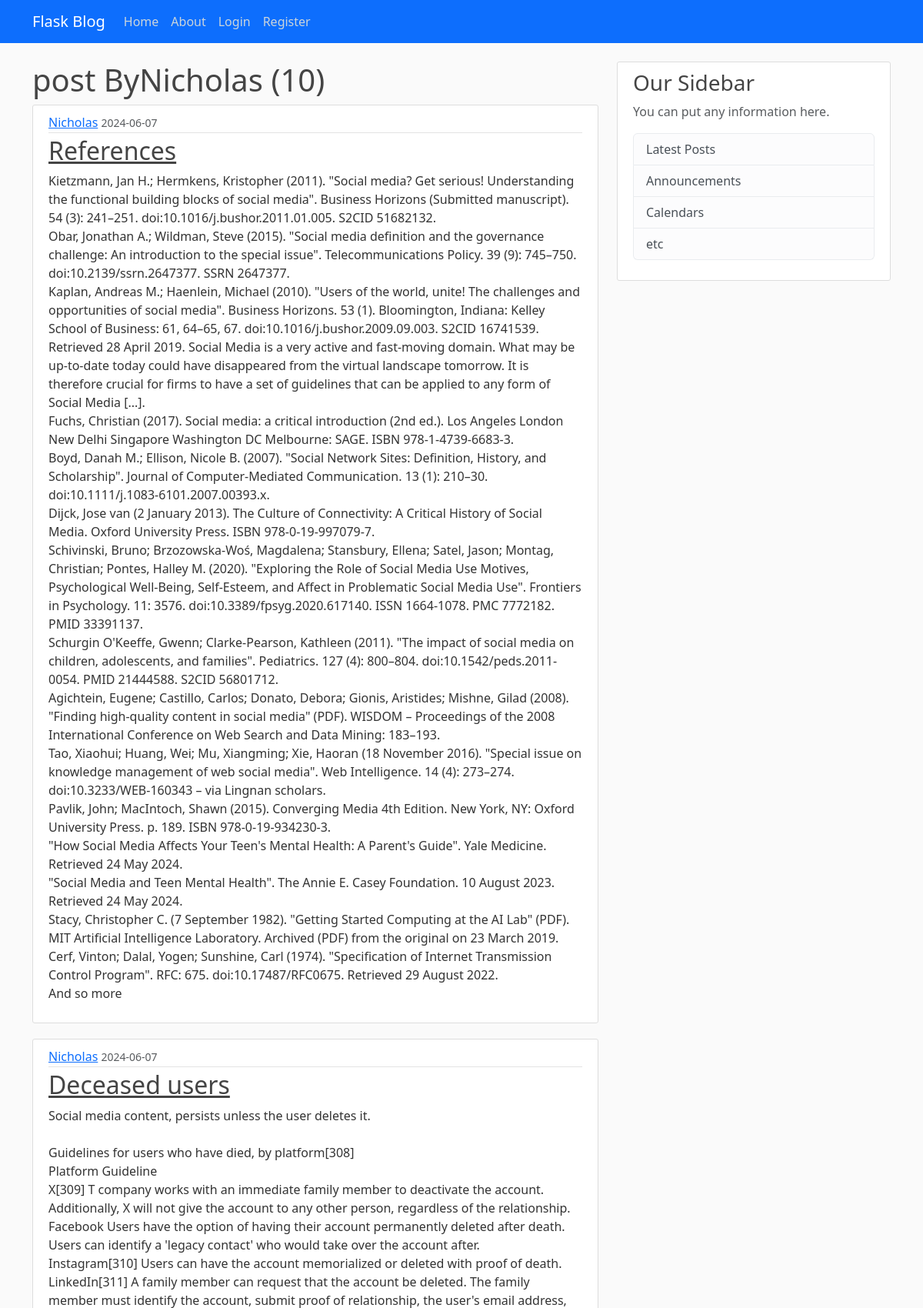
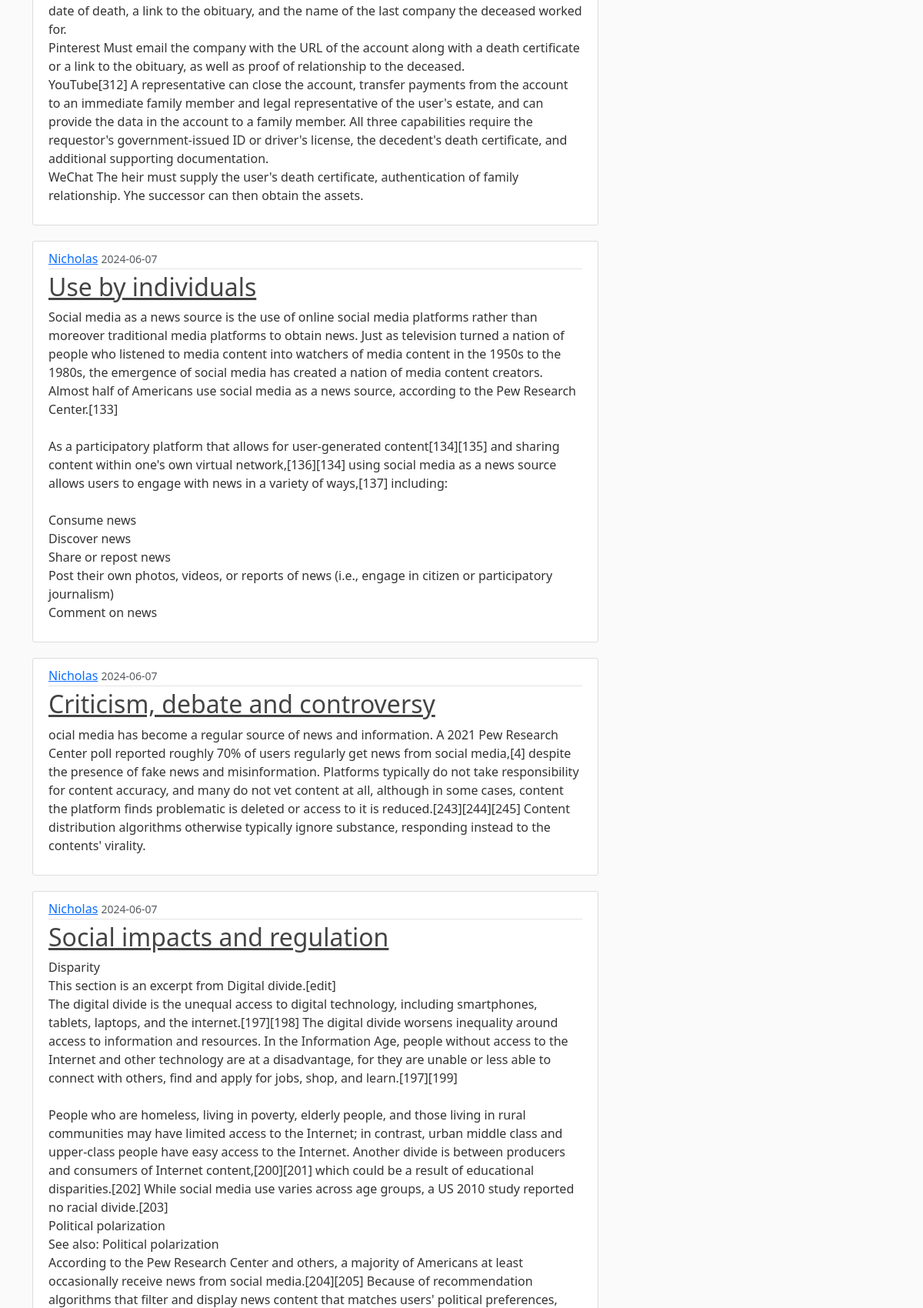
The app's page /user/Nicholas (upper part) with its own data (2 pictures, top to bottom).
### app/models.py (models this page shows, shortened)
class User(db.Model, UserMixin):
    id = db.Column(db.Integer, primary_key=True)
    username = db.Column(db.String(12), unique=True, nullable=False)
    email = db.Column(db.String(120), unique=True, nullable=False)
    image_file = db.Column(db.String(20), nullable=False, default='default.jpeg')
    password = db.Column(db.String(60), nullable=False)
    posts = db.relationship("Post", backref='author', lazy=True)

class Post(db.Model):
    id = db.Column(db.Integer, primary_key=True)
    title = db.Column(db.String(100), nullable=False)
    content = db.Column(db.Text, nullable=False)
    date_posted = db.Column(db.DateTime, nullable=False, default=datetime.utcnow)
    user_id = db.Column(db.Integer, db.ForeignKey('user.id'), nullable=False)

### app/routes.py (the view)
@app.route("/user/<string:username>")
def user_posts(username):
    page = request.args.get('page', 1, type=int)
    user = User.query.filter_by(username=username).first_or_404()
    posts = Post.query.filter_by(author=user).order_by(Post.date_posted.desc()).paginate(page=page, per_page=5)
    return render_template("user_posts.html", posts=posts, user=user)

### app/templates/user_posts.html (shortened to what this page needs)
{% extends 'base.html' %}
{% block content %}
<h1>post By{{ user.username }} ({{ posts.total }})</h1>
{% for post in posts.items %}
<article class="media content-section">
    <div class="media-body">
      <div class="article-metadata">
        <a class="mr-2" href="{{ url_for('user_posts', username = post.author.username)}}">{{ post.author.username }}</a>
        <small class="text-muted">{{ post.date_posted.strftime('%Y-%m-%d') }}</small>
      </div>
      <h2><a class="article-title" href="{{ url_for('post', post_id= post.id) }}">{{ post.title }}</a></h2>
      <p class="article-content">{{ post.content }}</p>
    </div>
  </article>
{% endfor %}
{% endblock %}

### app/static/main.css (style rules this page uses)
body { background: #fafafa; color: #333333; margin-top: 5rem; }
h1, h2, h3, h4, h5, h6 { color: #444444; }
.content-section { background: #ffffff; padding: 10px 20px; border: 1px solid #dddddd; border-radius: 3px; margin-bottom: 20px; }
.article-title { color: #444444; }
.article-content { white-space: pre-line; }
.article-metadata { padding-bottom: 1px; margin-bottom: 4px; border-bottom: 1px solid #e3e3e3 }

### records on screen
User: username "Nicholas"
Post: author.username "Nicholas", date_posted "2024-06-07", title "References", content "Kietzmann, Jan H.; Hermkens, Kristopher (2011). \"Social media? Get serious! Understanding the functional building blocks of social media\". Business Horizons (Submitted manuscript). 54 (3): 241–251. doi:10.1016/j.bushor.2011.01.005. S2CID 51682132. Obar, Jonathan A.; Wildman, Steve (2015). \"Social media definition and the governance challenge: An introduction to the special issue\". Telecommunications Policy. 39 (9): 745–750. doi:10.2139/ssrn.2647377. SSRN 2647377. Kaplan, Andreas M.; Haenlein, Michael (2010). \"Users of the world, unite! The challenges and opportunities of social media\". Business Horizons. 53 (1). Bloomington, Indiana: Kelley School of Business: 61, 64–65, 67.…"
Post: author.username "Nicholas", date_posted "2024-06-07", title "Deceased users", content "Social media content, persists unless the user deletes it. Guidelines for users who have died, by platform[308] Platform Guideline X[309] T company works with an immediate family member to deactivate the account. Additionally, X will not give the account to any other person, regardless of the relationship. Facebook Users have the option of having their account permanently deleted after death. Users can identify a 'legacy contact' who would take over the account after. Instagram[310] Users can have the account memorialized or deleted with proof of death. LinkedIn[311] A family member can request that the account be deleted. The family member must identify the account, submit proof of…"
Post: author.username "Nicholas", date_posted "2024-06-07", title "Use by individuals", content "Social media as a news source is the use of online social media platforms rather than moreover traditional media platforms to obtain news. Just as television turned a nation of people who listened to media content into watchers of media content in the 1950s to the 1980s, the emergence of social media has created a nation of media content creators. Almost half of Americans use social media as a news source, according to the Pew Research Center.[133] As a participatory platform that allows for user-generated content[134][135] and sharing content within one's own virtual network,[136][134] using social media as a news source allows users to engage with news in a variety of ways,[137]…"
Post: author.username "Nicholas", date_posted "2024-06-07", title "Criticism, debate and controversy", content "ocial media has become a regular source of news and information. A 2021 Pew Research Center poll reported roughly 70% of users regularly get news from social media,[4] despite the presence of fake news and misinformation. Platforms typically do not take responsibility for content accuracy, and many do not vet content at all, although in some cases, content the platform finds problematic is deleted or access to it is reduced.[243][244][245] Content distribution algorithms otherwise typically ignore substance, responding instead to the contents' virality."
Post: author.username "Nicholas", date_posted "2024-06-07", title "Social impacts and regulation"

### other values on screen
{{ posts.total }} "10"
